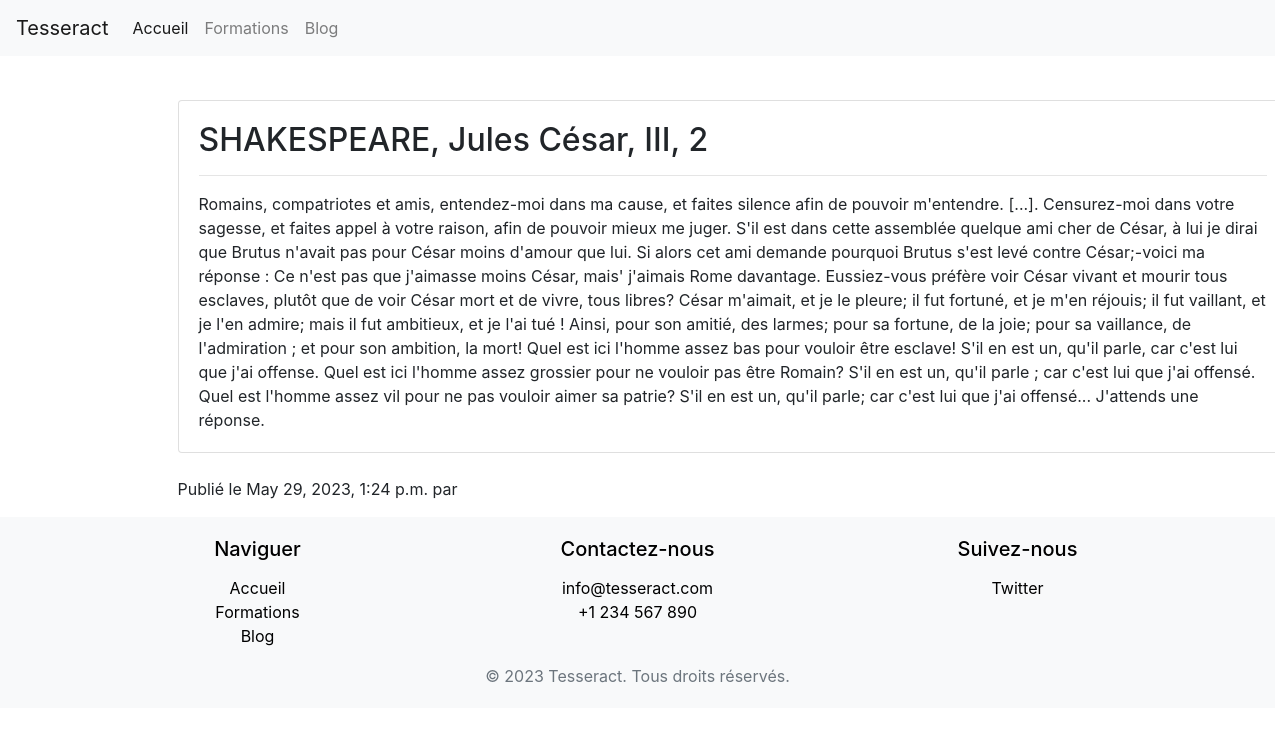
The app's page /blog/2/ with its own data.
### posts/models.py (models this page shows, shortened)
class Post(models.Model):
    title = models.CharField(max_length=200)
    content = RichTextField()
    date_posted = models.DateTimeField(default=timezone.now)
    author = models.ForeignKey(User, on_delete=models.CASCADE, null=True, blank=True)

### posts/views.py (the view)
# urls.py: path('blog/<int:pk>/', PostDetailView.as_view(), name='post-detail'),
class PostDetailView(DetailView):
    model = Post
    template_name = 'posts/post_detail.html'

### posts/templates/posts/post_detail.html (shortened to what this page needs)
{% load static %}
<html xmlns:https="http://www.w3.org/1999/xhtml">
<head>
    <link rel="stylesheet" type="text/css" href="{% static 'home/styles.css' %}">
    <link rel="stylesheet" href="https://stackpath.bootstrapcdn.com/bootstrap/4.3.1/css/bootstrap.min.css">
</head>
<body>
    {% include 'navbar.html' %}
    <div class="container mt-4">
        <div class="row">
            <div class="col-lg-12 offset-lg-1">
                <div class="card">
                    <div class="card-body">
                        <h2 class="card-title">{{ object.title }}</h2>
                        <hr>
                        <p class="card-text">{{ object.content|safe }}</p>
                    </div>
                </div>
            </div>
        </div>
    </div>
    <div class="container mt-4">
        <div class="row">
            <div class="col-lg-12 offset-lg-1">
                <p>
                    Publié le {{ post.date_posted }} par <strong>{{ post.author.username }}</strong>
                </p>
            </div>
        </div>
    </div>
{% include 'footer.html' %}
</body>
</html>

### home/templates/navbar.html (shortened to what this page needs)
<nav class="navbar navbar-expand-lg navbar-light bg-light fixed-top">
    <a class="navbar-brand" href="{% url 'home' %}">Tesseract</a>
    <div class="collapse navbar-collapse" id="navbarNav">
        <ul class="navbar-nav">
            <li class="nav-item active">
                <a class="nav-link" href="{% url 'home' %}">Accueil<span class="sr-only">(current)</span></a>
            </li>
            <li class="nav-item">
                <a class="nav-link" href="{% url 'formations' %}">Formations</a>
            </li>
            <li class="nav-item">
                <a class="nav-link" href="{% url 'blog' %}">Blog</a>
            </li>
        </ul>
    </div>
</nav>

### home/templates/footer.html
<footer class="footer">
    <div class="container">
        <div class="row">
            <div class="col-lg-4 col-md-6 col-sm-6">
                <h5>Naviguer</h5>
                <ul class="list-unstyled">
                    <li><a href="{% url 'home' %}">Accueil</a></li>
                    <li><a href="{% url 'formations' %}">Formations</a>
                    <li><a href="{% url 'blog' %}">Blog</a>
                </ul>
            </div>
            <div class="col-lg-4 col-md-6 col-sm-6">
                <h5>Contactez-nous</h5>
                <ul class="list-unstyled">
                    <li><a href="mailto:info@tesseract.com">info@tesseract.com</a></li>
                    <li><a href="tel:+1234567890">+1 234 567 890</a></li>
                </ul>
            </div>
            <div class="col-lg-4 col-md-6 col-sm-6">
                <h5>Suivez-nous</h5>
                <ul class="list-unstyled">
                    <li><a href="https://twitter.com/Ezerroc_">Twitter</a></li>
                </ul>
            </div>
        </div>
        <div class="row">
            <div class="col-12">
                <span class="text-muted">© 2023 Tesseract. Tous droits réservés.</span>
            </div>
        </div>
    </div>
</footer>

### home/static/home/styles.css (style rules this page uses)
.footer { left: 0; bottom: 0; width: 100%; background-color: #f8f9fa; color: black; text-align: center; padding: 10px 0; }
.footer { left: 0; bottom: 0; width: 100%; background-color: #f8f9fa; color: black; padding: 20px 0; }
.footer h5 { margin-bottom: 15px; }
.footer ul { list-style: none; padding: 0; }
.footer ul li a { color: black; text-decoration: none; }
.footer .text-muted { margin-top: 15px; text-align: center; }

### records on screen
Post: title "SHAKESPEARE, Jules César, III, 2", content "Romains, compatriotes et amis, entendez-moi dans ma cause, et faites silence afin de pouvoir m'entendre. [...]. Censurez-moi dans votre sagesse, et faites appel à votre raison, afin de pouvoir mieux me juger. S'il est dans cette assemblée quelque ami cher de César, à lui je dirai que Brutus n'avait pas pour César moins d'amour que lui. Si alors cet ami demande pourquoi Brutus s'est levé contre César;-voici ma réponse : Ce n'est pas que j'aimasse moins César, mais' j'aimais Rome davantage. Eussiez-vous préfère voir César vivant et mourir tous esclaves, plutôt que de voir César mort et de vivre, tous libres? César m'aimait, et je le pleure; il fut fortuné, et je m'en réjouis; il fut vaillant,…", date_posted "May 29, 2023, 1:24 p.m."
